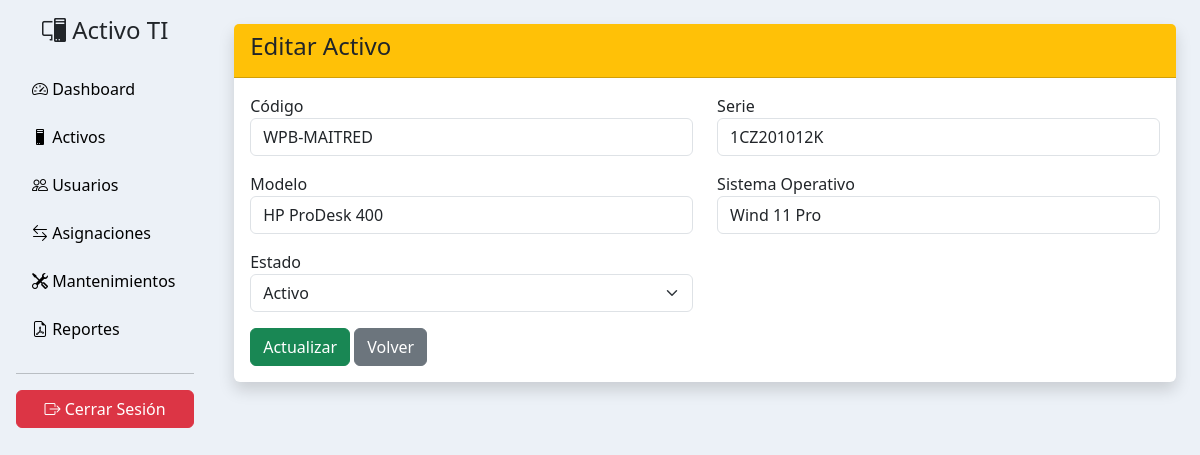
Screenshot of /modulos/activos/editar.php?id=1 (signed in) with the database file from the repository.
### tables this page shows
CREATE TABLE `activos` (
  `id` int(11) NOT NULL,
  `codigo` varchar(100) DEFAULT NULL,
  `serie` varchar(100) DEFAULT NULL,
  `modelo` varchar(100) DEFAULT NULL,
  `sistema_operativo` varchar(100) DEFAULT NULL,
  `tipo_id` int(11) DEFAULT NULL,
  `estado` enum('activo','dañado','reparacion','baja') DEFAULT 'activo',
  `ubicacion` varchar(150) DEFAULT NULL,
  `fecha_compra` date DEFAULT NULL,
  `garantia_fin` date DEFAULT NULL,
  `created_at` timestamp NOT NULL DEFAULT current_timestamp()
);

### config/auth.php (called while the page is built, shortened)
<?php
function app_escape($value): string
{
    return htmlspecialchars((string) $value, ENT_QUOTES | ENT_SUBSTITUTE, 'UTF-8');
}
function positive_int($value): ?int
{
    $id = filter_var($value, FILTER_VALIDATE_INT, ['options' => ['min_range' => 1]]);
    return $id === false ? null : $id;
}

### modulos/activos/editar.php (the view, shortened to what this page needs)
<?php
require_once __DIR__ . '/../../config/auth.php';
require_once __DIR__ . '/../../config/conexion.php';
$id = positive_int($_GET['id'] ?? null);
$stmt = $conexion->prepare('SELECT id, codigo, serie, modelo, sistema_operativo, estado FROM activos WHERE id = ? LIMIT 1');
$stmt->bind_param('i', $id);
$stmt->execute();
$activo = $stmt->get_result()->fetch_assoc();
include '../../templates/header.php';
include '../../templates/sidebar.php';
?>
<div class="container-fluid p-4">
    <div class="card shadow border-0">
        <div class="card-header bg-warning"><h4>Editar Activo</h4></div>
        <div class="card-body">
            <form action="actualizar.php" method="POST">
                <div class="row">
                    <div class="col-md-6 mb-3"><label>Código</label><input type="text" name="codigo" value="<?= app_escape($activo['codigo']) ?>" class="form-control" required></div>
                    <div class="col-md-6 mb-3"><label>Serie</label><input type="text" name="serie" value="<?= app_escape($activo['serie']) ?>" class="form-control"></div>
                    <div class="col-md-6 mb-3"><label>Modelo</label><input type="text" name="modelo" value="<?= app_escape($activo['modelo']) ?>" class="form-control"></div>
                    <div class="col-md-6 mb-3"><label>Sistema Operativo</label><input type="text" name="sistema_operativo" value="<?= app_escape($activo['sistema_operativo']) ?>" class="form-control"></div>
                    <div class="col-md-6 mb-3">
                        <label>Estado</label>
                        <select name="estado" class="form-select">
                            <?php foreach (['activo' => 'Activo', 'dañado' => 'Dañado', 'reparacion' => 'Reparación', 'baja' => 'Baja'] as $valor => $etiqueta): ?>
                                <option value="<?= $valor ?>" <?= $activo['estado'] === $valor ? 'selected' : '' ?>><?= $etiqueta ?></option>
                            <?php endforeach; ?>
                        </select>
                    </div>
                </div>
                <button type="submit" class="btn btn-success">Actualizar</button>
                <a href="index.php" class="btn btn-secondary">Volver</a>
            </form>
        </div>
    </div>
</div>
<?php include '../../templates/footer.php'; ?>

### assets/css/style.css (style rules this page uses)
body { background-color: #ecf1f7; }

### rows the page displays
activos: codigo "WPB-MAITRED", serie "1CZ201012K", modelo "HP ProDesk 400", sistema_operativo "Wind 11 Pro", estado "Activo"
